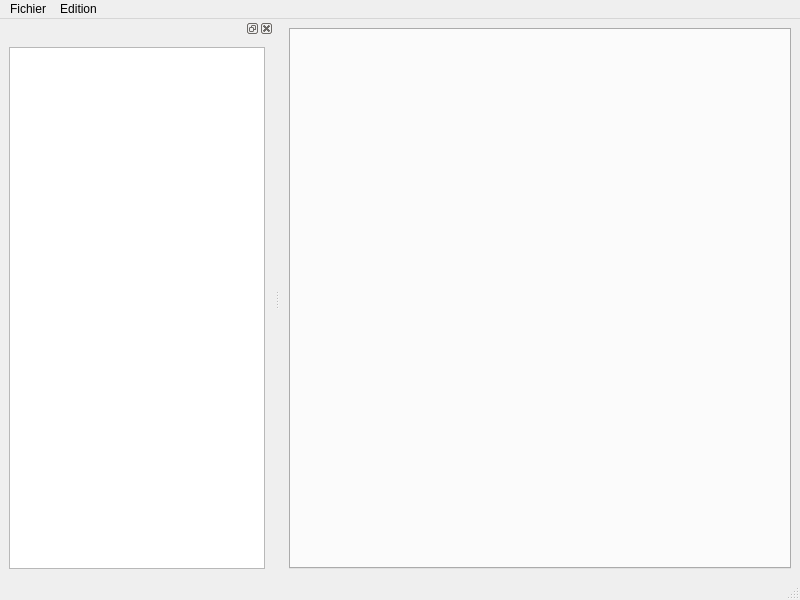
<?xml version="1.0" encoding="UTF-8"?>
<ui version="4.0">
 <class>MainWindow</class>
 <widget class="QMainWindow" name="MainWindow">
  <property name="geometry">
   <rect>
    <x>0</x>
    <y>0</y>
    <width>800</width>
    <height>600</height>
   </rect>
  </property>
  <property name="windowTitle">
   <string>MainWindow</string>
  </property>
  <widget class="QWidget" name="centralwidget">
   <layout class="QGridLayout" name="gridLayout">
    <item row="0" column="0">
     <widget class="QTabWidget" name="tabWidget">
      <property name="currentIndex">
       <number>-1</number>
      </property>
     </widget>
    </item>
   </layout>
  </widget>
  <widget class="QMenuBar" name="menubar">
   <property name="geometry">
    <rect>
     <x>0</x>
     <y>0</y>
     <width>800</width>
     <height>20</height>
    </rect>
   </property>
   <widget class="QMenu" name="menuFichier">
    <property name="title">
     <string>Fichier</string>
    </property>
    <addaction name="actionQuitter"/>
   </widget>
   <widget class="QMenu" name="menuEdition">
    <property name="title">
     <string>Edition</string>
    </property>
    <addaction name="actionPreferences"/>
   </widget>
   <addaction name="menuFichier"/>
   <addaction name="menuEdition"/>
  </widget>
  <widget class="QStatusBar" name="statusbar"/>
  <widget class="QDockWidget" name="dockWidget">
   <attribute name="dockWidgetArea">
    <number>1</number>
   </attribute>
   <widget class="QWidget" name="dockWidgetContents">
    <layout class="QVBoxLayout" name="verticalLayout">
     <item>
      <widget class="QTreeView" name="listeFichiers">
       <attribute name="headerVisible">
        <bool>true</bool>
       </attribute>
      </widget>
     </item>
    </layout>
   </widget>
  </widget>
  <action name="actionQuitter">
   <property name="text">
    <string>Quitter</string>
   </property>
  </action>
  <action name="actionPreferences">
   <property name="text">
    <string>Préférences</string>
   </property>
  </action>
 </widget>
 <resources/>
 <connections/>
</ui>
